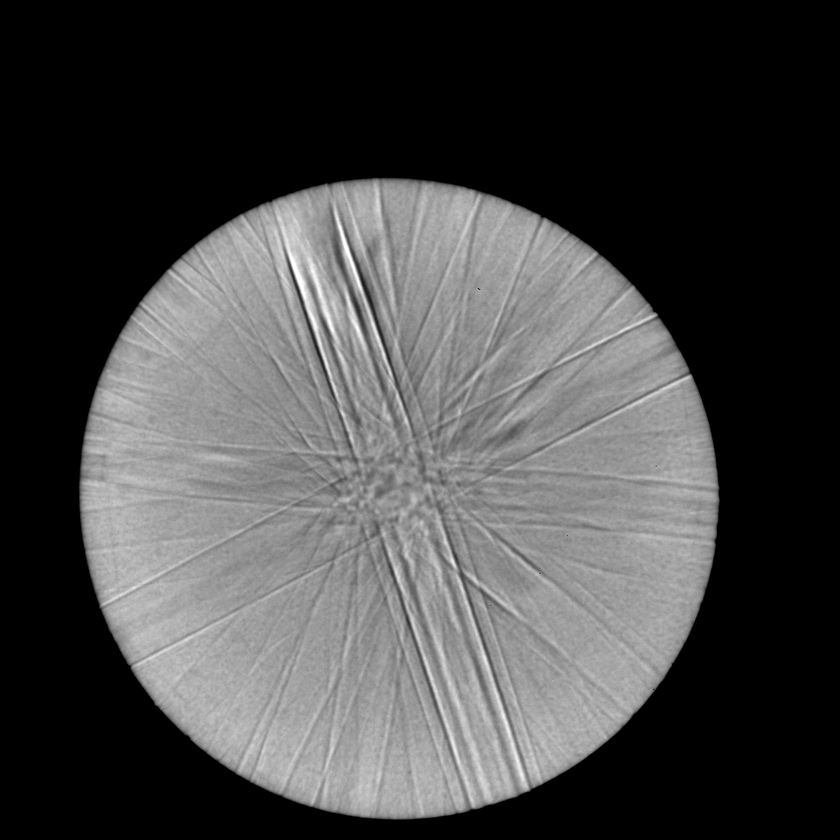
#> input picture data/train/samples/CBED_1.tif, 840 x 840 px, shrunk from 1783 x 1783 before the run
$ python hough.py
#> lines starting #> are read from the running program, lines starting #| are printed output that depends on the picture
import cv2
import numpy as np
from matplotlib import cm
import matplotlib.pyplot as plt
from skimage.transform import hough_line, hough_line_peaks

# Open image and labels
image = cv2.imread("data/train/samples/CBED_1.tif", cv2.IMREAD_GRAYSCALE)
#> image is the input picture: shape (840, 840); min 0, max 255, mean 70.1
label = cv2.imread("data/train/labels/CBED_1.png")
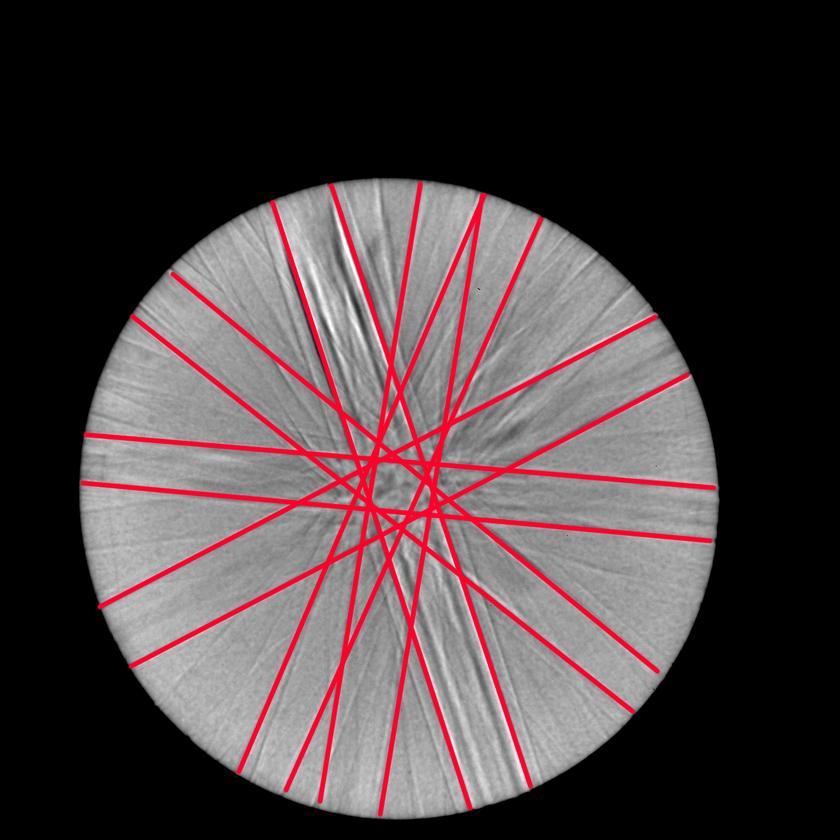
#> input picture data/train/labels/CBED_1.png, 840 x 840 px, shrunk from 1783 x 1783 before the run
#> label is the input picture: shape (840, 840, 3); mean B, G, R 65.1, 63.2, 75.4

# Classic straight-line Hough transform
# Set a precision of 0.5 degree.
tested_angles = np.linspace(-np.pi / 2, np.pi / 2, 360, endpoint=False)
h, theta, d = hough_line(image, theta=tested_angles)
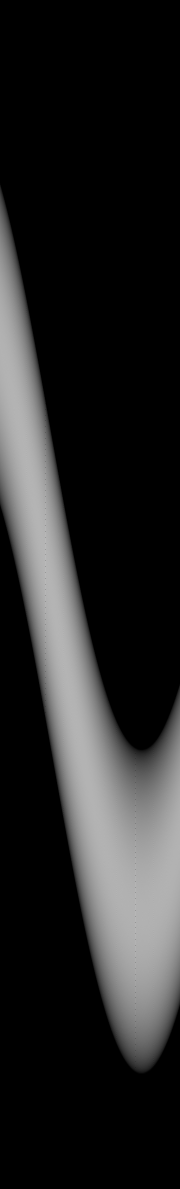
#> h: shape (2377, 360) uint64 (shown at 1/2 size); min 0, max 916, mean 136.5; drawn with min black and max white
#> theta = 360 values from -1.57 to 1.56; d = 2377 values from -1188 to 1188

# Generating figure 1
fig, axes = plt.subplots(1, 3, figsize=(15, 6))
ax = axes.ravel()

ax[0].imshow(image, cmap=cm.gray)
ax[0].set_title('Input image')
ax[0].set_axis_off()

ax[1].imshow(label[:,:,::-1])
ax[1].set_title('Input image labels')
ax[1].set_axis_off()

angle_step = 0.5 * np.diff(theta).mean()
#> angle_step = 0.00436
d_step = 0.5 * np.diff(d).mean()
#> d_step = 0.5
bounds = [np.rad2deg(theta[0] - angle_step),
          np.rad2deg(theta[-1] + angle_step),
          d[-1] + d_step, d[0] - d_step]
#> bounds = [-90.25, 89.75, 1188.5, -1188.5]

'''
ax[3].imshow(np.log(1 + h), extent=bounds, cmap=cm.gray, aspect= 1 / 1.5)
ax[3].set_title('Hough transform')
ax[3].set_xlabel('Angles (degrees)')
ax[3].set_ylabel('Distance (pixels)')
ax[3].axis('image')
'''

ax[2].imshow(image, cmap=cm.gray)
ax[2].set_xlim((image.shape[0], 0))
ax[2].set_ylim((image.shape[0], 0))
ax[2].set_axis_off()
ax[2].set_title('Detected lines')

s = 0
for _, angle, dist in zip(*hough_line_peaks(h, theta, d)):
    s += 1
    (x0, y0) = dist * np.array([np.cos(angle), np.sin(angle)])
    ax[2].axline((x0, y0), slope=np.tan(angle + np.pi/2))
#> this loop made 112 passes
#> (angle, dist, x0, y0) on passes 1 to 12: (-0.785, -62, -43.84, 43.84), (-0.785, -74, -52.33, 52.33), (-0.785, -49, -34.65, 34.65), (-0.785, -110, -77.78, 77.78), (0.785, 653, 461.7, 461.7), (0.785, 641, 453.3, 453.3), (0.785, 626, 442.6, 442.6), (0.785, 614, 434.2, 434.2), (-0.559, 74, 62.76, -39.21), (-1.01, -196, -103.9, 166.2), (-0.559, 90, 76.32, -47.69), (-0.559, 53, 44.95, -28.09)
#> after the loop, s = 112

print(s)
#| 112
plt.tight_layout()
plt.show()
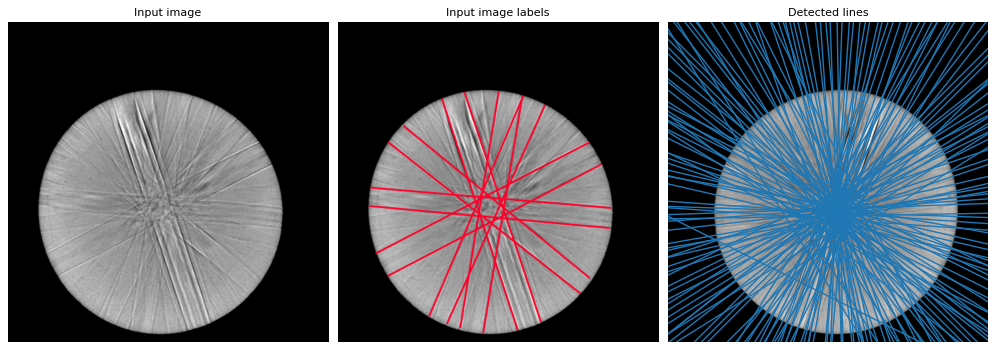
#> figure drawn by matplotlib, 3 panels
